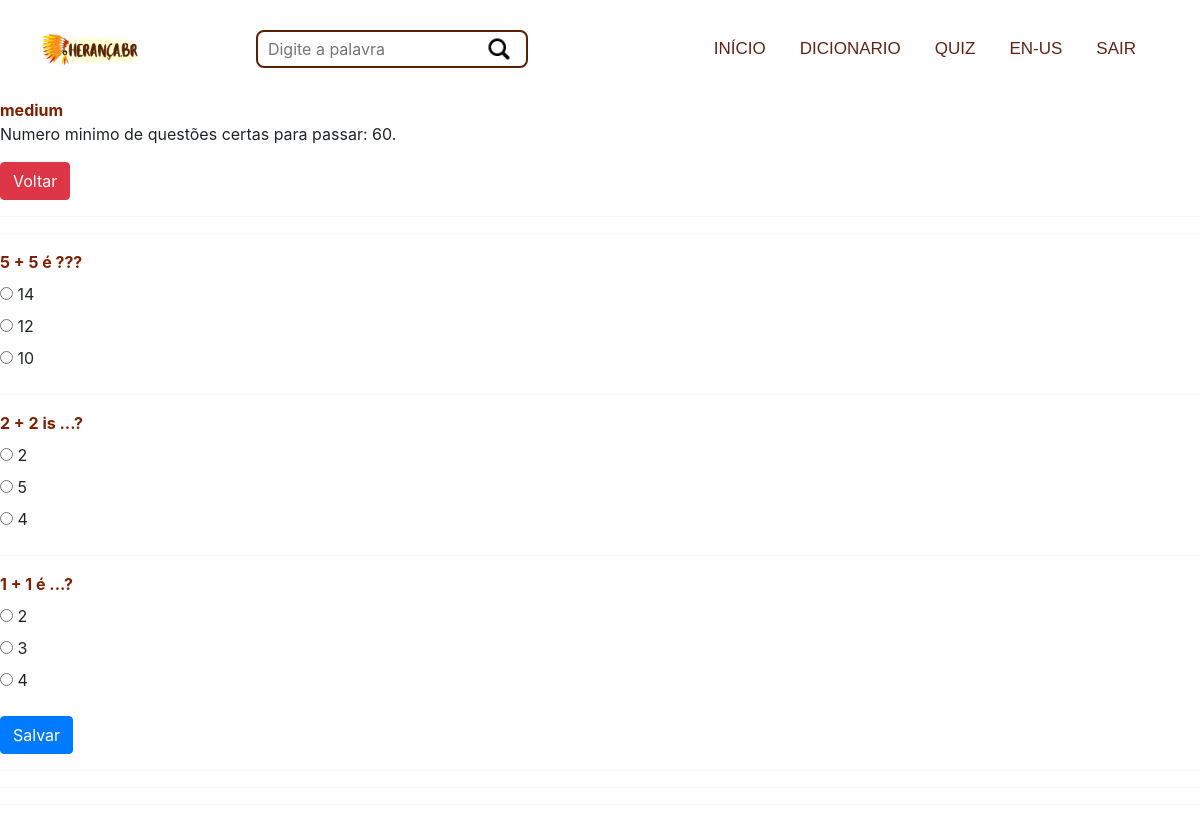
The page /quiz/1/ (signed in, upper part) on the database as committed earlier.
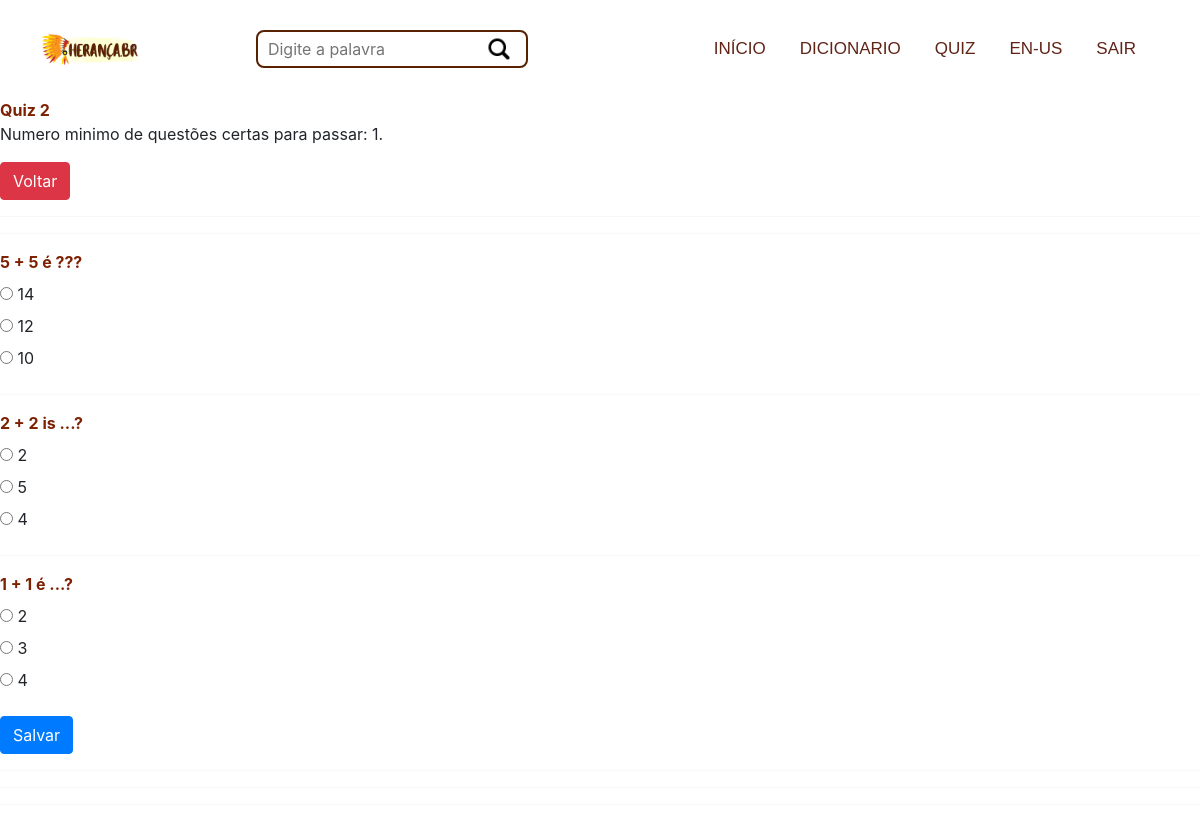
The same page on the database as committed later.
### quizes/models.py (models this page shows, shortened)
class Quiz(models.Model):
    name = models.CharField(_('Name'), max_length=120)
    topic = models.CharField(_('Topic'), max_length=120)
    number_of_questions = models.IntegerField(_("Number of Questions"))
    time = models.IntegerField(_("Time"),help_text=_("Time in Minutes"))
    required_score_to_pass = models.IntegerField(_("Required score to pass"), help_text=_('Required score, ex: 6, then (6=score/10=questions) to pass') )
    difficulty = models.CharField(_('Difficulty'), max_length=7, choices=DIFF_CHOICES, blank=True)
    quiz_related = models.ForeignKey(QuizRelated, on_delete=models.CASCADE)
    is_public = models.BooleanField(_('Is public'), default = True)
    def get_questions(self):
        questions = list(self.question_set.all())
        random.shuffle(questions)
        return questions[:self.number_of_questions]
    class Meta:
        ordering = [
            Case(
                When(difficulty="easy", then=Value(1)),
                When(difficulty="medium", then=Value(2)),
                When(difficulty="hard", then=Value(3)),
                default=Value(4),
                output_field=models.IntegerField(),
            )
        ]
        verbose_name_plural = 'Quizes'

### questions/models.py (models this page shows, shortened)
class Question(models.Model):
    text = models.CharField(_("Text"), max_length=200)
    quiz = models.ForeignKey(Quiz, on_delete = models.CASCADE)
    created = models.DateTimeField(auto_now_add=True)
    def __str__(self):
        return str(self.text)
    def get_answers(self):
        return self.answer_set.all()

class Answer(models.Model):
    text = models.CharField(_("Text"), max_length=200)
    correct = models.BooleanField(default=False)
    question = models.ForeignKey(Question, on_delete=models.CASCADE)
    created = models.DateTimeField(auto_now_add=True)

### quizes/views.py (the view, shortened to what this page needs)
# urls.py: path('<pk>/', quiz_view, name="quiz-view"),
@login_required(login_url=reverse_lazy('account_login'))
def quiz_view(request, pk):
    quiz = Quiz.objects.get(pk=pk)
    page_title = quiz.name
    if request.method == "GET":
        questions = []
        number = 0
        for quest in quiz.get_questions():
            answers = []
            for ans in quest.get_answers():
                answers.append(ans.text)
            questions.append({str(quest): answers})
            number +=1
        return render(request, 'quizes/quiz.html', {
            'obj': quiz,
            'data': questions,
            'result': False,
            'page_title': page_title,
        })

### templates/quizes/quiz.html (shortened to what this page needs)
{% extends 'base.html' %}
{% load static %}
{% block content %}
<div class="row">
    <div class="col">
        <b>{{obj.name}}</b>
        <p>Numero minimo de questões certas para passar: {{obj.required_score_to_pass}}.</p>
    </div>
    <div class="col text-right" id="timer-box"></div>
</div>
<a href="{% url 'quizes:main-view' %}" class="btn btn-danger">Voltar</a>
<hr>
{% if result is not True %}
    <form id="quiz-form" class="mt-3 mb-3" method="POST">
        <div id="quiz-box">
            {% for dicionario in data %}
                {% for question, answers in dicionario.items %}
                    <hr>
                    <div class="mb-2">
                        <b>{{question}}</b>
                    </div>
                    {% for answer in answers %}
                        <div>
                            <input type="radio" class="ans" id="{{question}} - {{answer}}" name="{{question}}" value="{{answer}}">
                            <label for="{{question}}">{{answer}}</label>
                        </div>
                    {% endfor %}
                {% endfor %}
            {% endfor %}
        </div>
        <button type="submit" class="btn btn-primary mt-3">Salvar</button>
    </form>
    <hr>
    <hr>
    <hr>
{% endif %}
{% endblock content %}

### templates/base.html (shortened to what this page needs)
{% extends "base_heranca.html" %}
{% load static %}
    {% block extra_styles %}
    <link rel="stylesheet" href="https://cdn.jsdelivr.net/npm/bootstrap@4.0.0/dist/css/bootstrap.min.css">
    <link rel="stylesheet" href="{% static 'style.css' %}">
    {% endblock extra_styles %}

### templates/base_heranca.html (shortened to what this page needs)
{% load static %}
{% load i18n %}
<!DOCTYPE html>
<html lang="pt-br">
<link rel="stylesheet" href="https://cdnjs.cloudflare.com/ajax/libs/font-awesome/5.15.3/css/all.min.css">
<link rel="stylesheet" href="https://cdnjs.cloudflare.com/ajax/libs/OwlCarousel2/2.3.4/assets/owl.carousel.min.css">
<link rel="stylesheet" href="https://cdnjs.cloudflare.com/ajax/libs/OwlCarousel2/2.3.4/assets/owl.theme.default.min.css">
<link href="https://cdn.jsdelivr.net/npm/bootstrap@5.2.3/dist/css/bootstrap.min.css" rel="stylesheet">
<head>
    {% block extra_styles %}
    {% endblock extra_styles %}
    <link rel="stylesheet" href="{% static './heranca/css/stylesmatheus.css' %}">
</head>
<body>
    {% include './heranca/partials/header.html' %}
    {% if 'accounts' in request.path %}
        {% block content_auth %}
        {% csrf_token %}
        {% endblock content_auth %}
    {% else %}
        {% block content %}{% endblock content %}
    {% endif %}
</body>
</html>

### templates/heranca/partials/sidebar.html (shortened to what this page needs)
{% load static %}
{% load i18n %}

### templates/heranca/partials/header.html (shortened to what this page needs)
{% load static %}
{% load i18n %}
<header>
    <img class="header-logo" src="{% static 'heranca/images/logo.png' %}" alt="logo">
    <form id="header-search-form" class="header-form" method="POST">
        <input class="header-search" name="header-search" type="text" placeholder="{% if search_placeholder_text %}{{search_placeholder_text}}
        {% else %}{% trans "Digite a palavra" %}
        {% endif %}"
        value="{{text_value}}">
        <button type="submit" class="search-icon-btn">
            <img class="search-icon" src="{% static 'heranca/images/lupa.png'%}" alt="lupa">
        </button>
    </form>
    <nav class="header-nav">
        <ul class="header-nav-ul">
            <li class="nav-li"><a class="nav-li-links" href="{% url 'index' %}">{% trans "INÍCIO" %}</a></li>
            <li class="nav-li"><a class="nav-li-links" href="{% url 'dict_indigenous' %}">{% trans "DICIONARIO" %}</a></li>
            <li class="nav-li"><a class="nav-li-links"  href="{% url 'quizes:main-view' %}">{% trans "QUIZ" %}</a></li>
            {% if 'en/' in request.path  %}
            <li class="nav-li"><a class="nav-li-links"  href="{% url 'set-language' 'pt-br' %}">{% trans "PT-BR" %}</a></li>
            {% else %}
            <li class="nav-li"><a class="nav-li-links"  href="{% url 'set-language' 'en' %}">{% trans "EN-US" %}</a></li>
            {% endif %}
            {% if user.is_authenticated %}
            <li class="nav-li"><a class="nav-li-links" href="{% url 'account_logout' %}" id="">{% trans "SAIR" %}</a></li>
            {% else %}
            <li class="nav-li"><a class="nav-li-links" href="{% url 'account_login' %}" id="menu-login">{% trans "ENTRAR" %}</a></li>
            {% endif %}
        </ul>
    </nav>
</header>

### templates/heranca/partials/footer.html (shortened to what this page needs)
{% load static %}
{% load i18n %}

### base_static/heranca/css/stylesmatheus.css (style rules this page uses)
* { margin: 0px; padding: 0px; box-sizing: border-box; }
header { background-color: rgb(255, 255, 255); padding: 30px 40px; width: 100%; display: flex; align-items: center; justify-content: space-between; }
.header-logo { display: block; width: 100px; }
.search-icon-btn { background-color: transparent; border: none; position: relative; right: 40px; width: 28px; }
.search-icon { position: relative; right: 3px; width: 28px; }
.header-form { display: flex; align-items: center; width: 400px; }
.header-nav { height: 100%; font-family: ruda; }
.header-nav-ul { font-family: helvetica; display: flex; align-items: center; height: 100%; margin-bottom: 0 !important; }
.nav-li { list-style: none; }
.header-search { font-size: 16px; display: inline; margin: auto; width: 100%; height: 38px; border-radius: 8px; padding-left: 10px; border: 2px solid #572102; }
.nav-li-links { text-align: center; color: #602417; text-decoration: none; display: block; font-size: 17px; padding: 5px 10px; margin: 0 24px 0 0; }
b { color: #7D2102; }
@media (max-width:1235px) { .header-form { width: 300px !important; } }
@media (max-width:1235px) { .nav-li-links { margin: 0 14px 0 0 !important; } }

Rows that differ between the two databases and show on the page:
changed Quiz: name "medium" → "Quiz 2"; required_score_to_pass "60" → "1"
